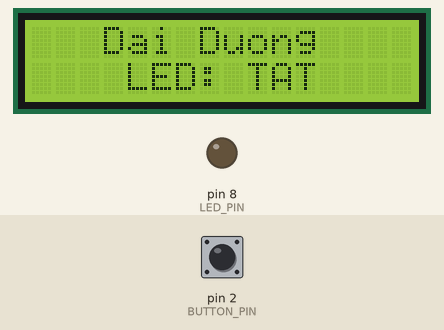
Simulated run of this sketch. Board: Arduino Uno, built with avr-gcc and run on an emulated ATmega328P. Parts: 16×2 character LCD, output pins drawn as LEDs (lit = HIGH). The inputs (shaded band) are chosen by the test bench; at power-on: pin 2 (BUTTON_PIN) HIGH.

Above: at 1.2 s.
1.3 s: pin 2 (BUTTON_PIN) pulled LOW for 0.15 s
At 2.4 s:
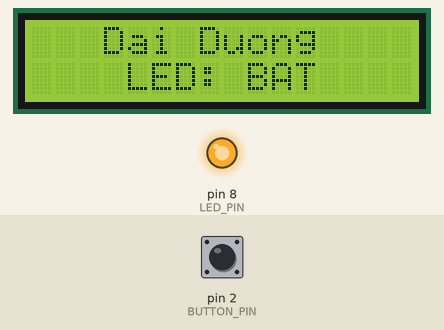
2.9 s: pin 2 (BUTTON_PIN) pulled LOW for 1 s
At 3.5 s:
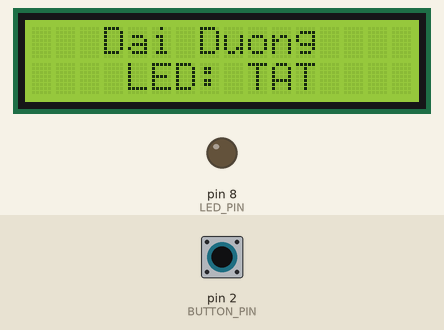
5.4 s: pin 2 (BUTTON_PIN) pulled LOW for 3.2 s
At 6.7 s:
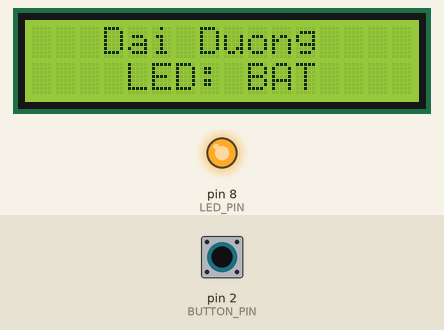
Timing chart, 0 to 8.4 s (numbered marks = the images above; inputs shaded):
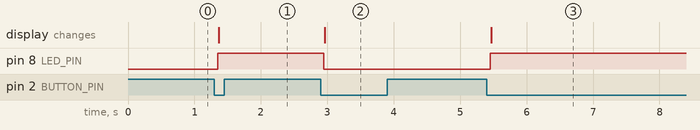

Measured:
- after the input at 1.3 s, pin 8 (LED_PIN): LOW → HIGH after 0.05 s; the display: changes after 0.07 s (image 1)
- after the input at 2.9 s, pin 8 (LED_PIN): HIGH → LOW after 0.05 s; the display: changes after 0.06 s (image 2)
- after the input at 5.4 s, pin 8 (LED_PIN): LOW → HIGH after 0.05 s; the display: changes after 0.07 s (image 3)

The sketch:

sketch.ino
```cpp
// Bật/tắt LED bằng nút bấm + hiển thị chữ trên LCD 16x2 I2C – Arduino Uno
// Mạch:
//   LED: chân dương -> điện trở 220Ω -> chân 8, chân âm -> GND
//   Nút bấm: một chân -> chân 2, chân đối diện -> GND
//   LCD I2C: GND -> GND, VCC -> 5V, SDA -> A4, SCL -> A5

#include <Wire.h>
#include <LiquidCrystal_I2C.h>

const uint8_t LED_PIN    = 8;
const uint8_t BUTTON_PIN = 2;
const unsigned long DEBOUNCE_MS = 50;   // thời gian lọc nhiễu nút bấm

const uint8_t LCD_COLS = 16;
const uint8_t LCD_ROWS = 2;
LiquidCrystal_I2C lcd(0x27, LCD_COLS, LCD_ROWS);   // 0x27 là địa chỉ I2C mặc định

const char TITLE[] = " Dai Duong ";

bool ledOn = false;                     // trạng thái LED hiện tại
int  lastReading  = HIGH;               // giá trị đọc thô lần trước
int  stableState  = HIGH;               // trạng thái nút đã lọc nhiễu
unsigned long lastChangeMs = 0;         // thời điểm tín hiệu thô đổi gần nhất

// In chữ căn giữa trên một dòng
void printCentered(uint8_t row, const char* text) {
  uint8_t len = strlen(text);
  uint8_t col = (len < LCD_COLS) ? (LCD_COLS - len) / 2 : 0;
  lcd.setCursor(col, row);
  lcd.print(text);
}

// Ghi đè cả dòng 2 (đủ 16 ký tự) để không còn sót chữ cũ
void showLedStatus() {
  lcd.setCursor(0, 1);
  lcd.print(ledOn ? "    LED: BAT    " : "    LED: TAT    ");
}

void setup() {
  pinMode(LED_PIN, OUTPUT);
  pinMode(BUTTON_PIN, INPUT_PULLUP);    // điện trở kéo lên nội: nhả = HIGH, nhấn = LOW
  digitalWrite(LED_PIN, LOW);

  lcd.init();
  lcd.backlight();
  printCentered(0, TITLE);              // dòng 1: " Dai Duong "
  showLedStatus();                      // dòng 2: trạng thái LED
}

void loop() {
  int reading = digitalRead(BUTTON_PIN);

  // Tín hiệu vừa thay đổi -> bắt đầu đếm lại thời gian chờ ổn định
  if (reading != lastReading) {
    lastChangeMs = millis();
    lastReading = reading;
  }

  // Tín hiệu đã ổn định đủ lâu và khác trạng thái cũ -> chấp nhận thay đổi
  if ((millis() - lastChangeMs) > DEBOUNCE_MS && reading != stableState) {
    stableState = reading;

    // Chỉ đảo LED tại khoảnh khắc NHẤN xuống (HIGH -> LOW), bỏ qua lúc nhả
    if (stableState == LOW) {
      ledOn = !ledOn;
      digitalWrite(LED_PIN, ledOn ? HIGH : LOW);
      showLedStatus();                  // chỉ cập nhật LCD khi có thay đổi
    }
  }
}
```
